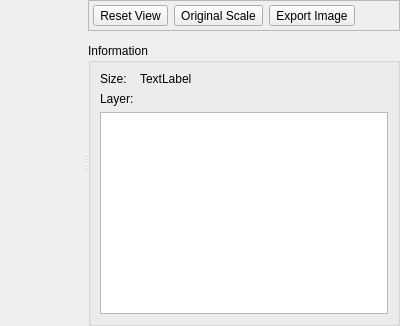
<?xml version="1.0" encoding="UTF-8"?>
<ui version="4.0">
 <class>EXRWindowClass</class>
 <widget class="QWidget" name="EXRWindowClass">
  <property name="geometry">
   <rect>
    <x>0</x>
    <y>0</y>
    <width>400</width>
    <height>326</height>
   </rect>
  </property>
  <property name="windowTitle">
   <string>EXR</string>
  </property>
  <layout class="QHBoxLayout" name="horizontalLayout">
   <property name="leftMargin">
    <number>0</number>
   </property>
   <property name="topMargin">
    <number>0</number>
   </property>
   <property name="rightMargin">
    <number>0</number>
   </property>
   <property name="bottomMargin">
    <number>0</number>
   </property>
   <item>
    <widget class="QSplitter" name="splitter">
     <property name="orientation">
      <enum>Qt::Horizontal</enum>
     </property>
     <property name="childrenCollapsible">
      <bool>false</bool>
     </property>
     <widget class="ImageView" name="imageWidget" native="true">
      <property name="sizePolicy">
       <sizepolicy hsizetype="Expanding" vsizetype="Expanding">
        <horstretch>0</horstretch>
        <verstretch>0</verstretch>
       </sizepolicy>
      </property>
     </widget>
     <widget class="QWidget" name="widget" native="true">
      <property name="sizePolicy">
       <sizepolicy hsizetype="Minimum" vsizetype="Preferred">
        <horstretch>0</horstretch>
        <verstretch>0</verstretch>
       </sizepolicy>
      </property>
      <layout class="QVBoxLayout" name="verticalLayout">
       <property name="leftMargin">
        <number>0</number>
       </property>
       <property name="topMargin">
        <number>0</number>
       </property>
       <property name="rightMargin">
        <number>0</number>
       </property>
       <property name="bottomMargin">
        <number>0</number>
       </property>
       <item>
        <widget class="QFrame" name="frame_2">
         <property name="sizePolicy">
          <sizepolicy hsizetype="Minimum" vsizetype="Preferred">
           <horstretch>0</horstretch>
           <verstretch>0</verstretch>
          </sizepolicy>
         </property>
         <property name="frameShape">
          <enum>QFrame::StyledPanel</enum>
         </property>
         <property name="frameShadow">
          <enum>QFrame::Sunken</enum>
         </property>
         <layout class="QHBoxLayout" name="horizontalLayout_2">
          <property name="leftMargin">
           <number>4</number>
          </property>
          <property name="topMargin">
           <number>4</number>
          </property>
          <property name="rightMargin">
           <number>4</number>
          </property>
          <property name="bottomMargin">
           <number>4</number>
          </property>
          <item>
           <widget class="QToolButton" name="resetViewButton">
            <property name="text">
             <string>Reset View</string>
            </property>
            <property name="icon">
             <iconset resource="../resources/icons.qrc">
              <normaloff>:/ic_settings_overscan_black_24dp_2x.png</normaloff>:/ic_settings_overscan_black_24dp_2x.png</iconset>
            </property>
           </widget>
          </item>
          <item>
           <widget class="QToolButton" name="originalScaleButton">
            <property name="text">
             <string>Original Scale</string>
            </property>
            <property name="icon">
             <iconset resource="../resources/icons.qrc">
              <normaloff>:/ic_aspect_ratio_black_24dp_2x.png</normaloff>:/ic_aspect_ratio_black_24dp_2x.png</iconset>
            </property>
           </widget>
          </item>
          <item>
           <widget class="QToolButton" name="exportImageButton">
            <property name="text">
             <string>Export Image</string>
            </property>
            <property name="icon">
             <iconset resource="../resources/icons.qrc">
              <normaloff>:/ic_file_download_black_24dp_2x.png</normaloff>:/ic_file_download_black_24dp_2x.png</iconset>
            </property>
           </widget>
          </item>
          <item>
           <spacer name="horizontalSpacer">
            <property name="orientation">
             <enum>Qt::Horizontal</enum>
            </property>
            <property name="sizeHint" stdset="0">
             <size>
              <width>40</width>
              <height>20</height>
             </size>
            </property>
           </spacer>
          </item>
         </layout>
        </widget>
       </item>
       <item>
        <widget class="ToneMapperEditor" name="toneMapperEditor" native="true">
         <property name="sizePolicy">
          <sizepolicy hsizetype="Minimum" vsizetype="Preferred">
           <horstretch>0</horstretch>
           <verstretch>0</verstretch>
          </sizepolicy>
         </property>
        </widget>
       </item>
       <item>
        <widget class="QGroupBox" name="groupBox">
         <property name="sizePolicy">
          <sizepolicy hsizetype="Minimum" vsizetype="Preferred">
           <horstretch>0</horstretch>
           <verstretch>0</verstretch>
          </sizepolicy>
         </property>
         <property name="title">
          <string>Information</string>
         </property>
         <layout class="QFormLayout" name="formLayout">
          <item row="0" column="0">
           <widget class="QLabel" name="label">
            <property name="text">
             <string>Size:</string>
            </property>
           </widget>
          </item>
          <item row="0" column="1">
           <widget class="QLabel" name="sizeLabel">
            <property name="text">
             <string>TextLabel</string>
            </property>
           </widget>
          </item>
          <item row="1" column="0">
           <widget class="QLabel" name="label_2">
            <property name="text">
             <string>Layer:</string>
            </property>
           </widget>
          </item>
          <item row="2" column="0" colspan="2">
           <widget class="QListWidget" name="layerList">
            <property name="editTriggers">
             <set>QAbstractItemView::NoEditTriggers</set>
            </property>
            <property name="alternatingRowColors">
             <bool>true</bool>
            </property>
            <property name="selectionBehavior">
             <enum>QAbstractItemView::SelectRows</enum>
            </property>
           </widget>
          </item>
         </layout>
        </widget>
       </item>
      </layout>
     </widget>
    </widget>
   </item>
  </layout>
 </widget>
 <customwidgets>
  <customwidget>
   <class>ImageView</class>
   <extends>QWidget</extends>
   <header>widgets/ImageView.h</header>
   <container>1</container>
  </customwidget>
  <customwidget>
   <class>ToneMapperEditor</class>
   <extends>QWidget</extends>
   <header>widgets/ToneMapperEditor.h</header>
   <container>1</container>
  </customwidget>
 </customwidgets>
 <resources>
  <include location="../resources/icons.qrc"/>
 </resources>
 <connections/>
</ui>
